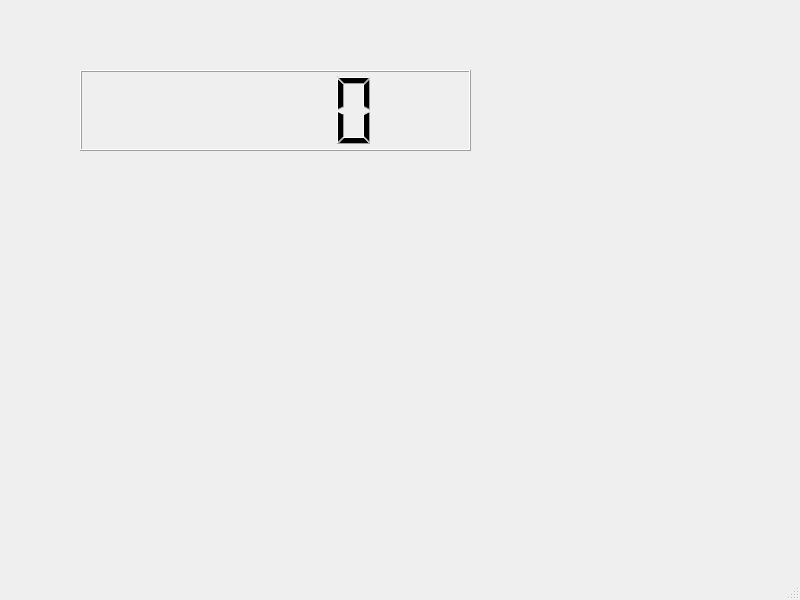
<?xml version="1.0" encoding="UTF-8"?>
<ui version="4.0">
 <class>MainWindow</class>
 <widget class="QMainWindow" name="MainWindow">
  <property name="geometry">
   <rect>
    <x>0</x>
    <y>0</y>
    <width>800</width>
    <height>600</height>
   </rect>
  </property>
  <property name="windowTitle">
   <string>MainWindow</string>
  </property>
  <widget class="QWidget" name="centralwidget">
   <widget class="QLCDNumber" name="lcdNumber">
    <property name="geometry">
     <rect>
      <x>80</x>
      <y>70</y>
      <width>391</width>
      <height>81</height>
     </rect>
    </property>
   </widget>
  </widget>
  <widget class="QMenuBar" name="menubar">
   <property name="geometry">
    <rect>
     <x>0</x>
     <y>0</y>
     <width>800</width>
     <height>23</height>
    </rect>
   </property>
  </widget>
  <widget class="QStatusBar" name="statusbar"/>
 </widget>
 <resources/>
 <connections/>
</ui>
